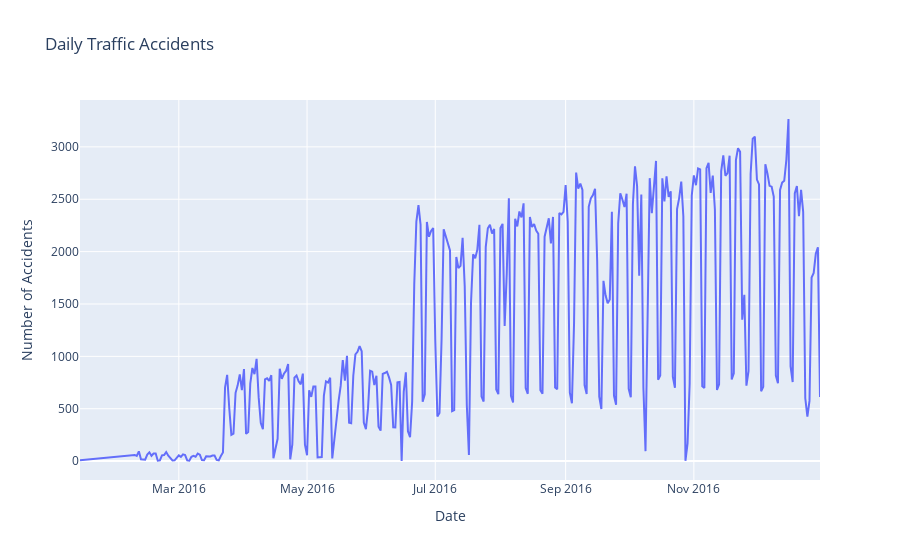

Notebook code for this chart:
### Code cell
import pandas as pd

# Function to normalize a value
def normalize(value, min_val, max_val):
    return (value - min_val) / (max_val - min_val)

# Function to calculate weather score
def calculate_weather_score(humidity, temperature, wind_speed, weights):
    # Normalize humidity, temperature, and wind speed
    humidity_norm = normalize(humidity, min_humidity, max_humidity)
    temperature_norm = normalize(temperature, min_temperature, max_temperature)
    wind_speed_norm = normalize(wind_speed, min_wind_speed, max_wind_speed)
    
    # Calculate weather score
    score = weights['humidity'] * humidity_norm + weights['temperature'] * temperature_norm + weights['wind_speed'] * wind_speed_norm
    
    return score

# Example weights (summing up to 1)
weights = {
    'humidity': 0.4,
    'temperature': 0.3,
    'wind_speed': 0.3
}

# Example CSV file path (replace with your actual CSV file path)
csv_file = '../resources/mean_data_good.csv'

# Read data using pandas
df = pd.read_csv(csv_file)
df_accidents = pd.read_csv('../resources/us_accidents_filtered_rows.csv')

# Extract min and max values for normalization
min_humidity = df['humidity'].min()
max_humidity = df['humidity'].max()
min_temperature = df['temperature'].min()
max_temperature = df['temperature'].max()
min_wind_speed = df['wind_speed'].min()
max_wind_speed = df['wind_speed'].max()



# Calculate weather scores
df['weather_score'] = df.apply(lambda row: calculate_weather_score(row['humidity'], row['temperature'], row['wind_speed'], weights), axis=1)

# Print results
# print("Weather Scores:")
# for index, row in df.iterrows():
#     print(f"Humidity: {row['humidity']}%, Temperature: {row['temperature']}°C, Wind Speed: {row['wind_speed']} km/h -> Weather Score: {row['weather_score']:.4f}")

# Convert the timestamp column to datetime format
df_accidents['Start_Time'] = pd.to_datetime(df_accidents['Start_Time'])

# Extract the date part and create a new column for the date
df_accidents['date'] = df_accidents['Start_Time'].dt.date

# Group by the date and count the number of accidents
accidents_per_day = df_accidents.groupby('date').size().reset_index(name='count')

# Plot a line graph
fig = px.line(accidents_per_day, x='date', y='count', title='Daily Traffic Accidents', labels={'count': 'Number of Accidents', 'date': 'Date'})

# Show the plot
fig.show()

### Figure 1 — Plotly figure (JSON) as saved in the notebook; plotly's stock layout.template omitted (floating-point values rounded to 4 significant figures; data arrays with more than 128 entries replaced by an {"elided": "..."} marker saying what was removed)
{"data": [{"hovertemplate": "Date=%{x}<br>Number of Accidents=%{y}<extra></extra>", "legendgroup": "", "line": {"color": "#636efa", "dash": "solid"}, "marker": {"symbol": "circle"}, "mode": "lines", "name": "", "orientation": "v", "showlegend": false, "type": "scatter", "x": {"elided": "325 str values"}, "xaxis": "x", "y": {"elided": "325 int values"}, "yaxis": "y"}], "layout": {"legend": {"tracegroupgap": 0}, "title": {"text": "Daily Traffic Accidents"}, "xaxis": {"anchor": "y", "domain": [0, 1], "title": {"text": "Date"}}, "yaxis": {"anchor": "x", "domain": [0, 1], "title": {"text": "Number of Accidents"}}}}
